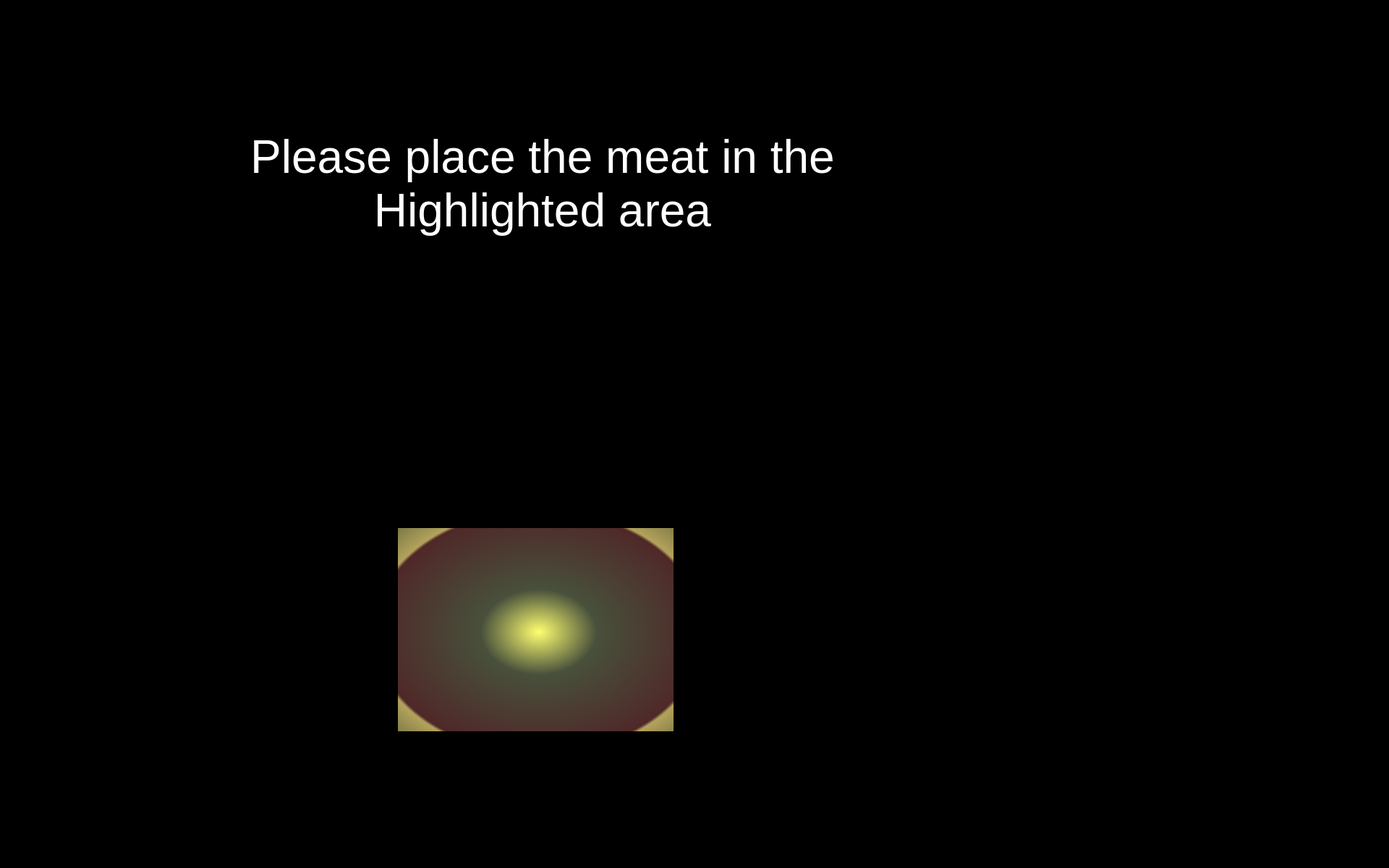
<?xml version="1.0" encoding="UTF-8"?>
<ui version="4.0">
 <class>Step_1_UI</class>
 <widget class="QWidget" name="Step_1_UI">
  <property name="windowModality">
   <enum>Qt::WindowModal</enum>
  </property>
  <property name="enabled">
   <bool>true</bool>
  </property>
  <property name="geometry">
   <rect>
    <x>0</x>
    <y>0</y>
    <width>1920</width>
    <height>1200</height>
   </rect>
  </property>
  <property name="sizePolicy">
   <sizepolicy hsizetype="Preferred" vsizetype="Preferred">
    <horstretch>0</horstretch>
    <verstretch>0</verstretch>
   </sizepolicy>
  </property>
  <property name="minimumSize">
   <size>
    <width>0</width>
    <height>0</height>
   </size>
  </property>
  <property name="maximumSize">
   <size>
    <width>1920</width>
    <height>1200</height>
   </size>
  </property>
  <property name="windowTitle">
   <string>Food Assist</string>
  </property>
  <property name="windowOpacity">
   <double>1.000000000000000</double>
  </property>
  <property name="styleSheet">
   <string notr="true">background-color: rgb(0, 0, 0);</string>
  </property>
  <widget class="QLabel" name="label_8">
   <property name="geometry">
    <rect>
     <x>550</x>
     <y>730</y>
     <width>381</width>
     <height>281</height>
    </rect>
   </property>
   <property name="styleSheet">
    <string notr="true">background-color: qradialgradient(spread:pad, cx:0.511, cy:0.511364, radius:1.199, fx:0.511, fy:0.511409, stop:0 rgba(255, 255, 112, 255), stop:0.176136 rgba(228, 255, 188, 80), stop:0.494318 rgba(252, 128, 128, 80), stop:0.505682 rgba(255, 231, 130, 179), stop:0.698864 rgba(225, 255, 162, 80), stop:1 rgba(255, 255, 255, 0));</string>
   </property>
   <property name="text">
    <string/>
   </property>
  </widget>
  <widget class="QLabel" name="start_label">
   <property name="geometry">
    <rect>
     <x>250</x>
     <y>100</y>
     <width>1000</width>
     <height>310</height>
    </rect>
   </property>
   <property name="sizePolicy">
    <sizepolicy hsizetype="Preferred" vsizetype="Preferred">
     <horstretch>0</horstretch>
     <verstretch>0</verstretch>
    </sizepolicy>
   </property>
   <property name="minimumSize">
    <size>
     <width>510</width>
     <height>310</height>
    </size>
   </property>
   <property name="maximumSize">
    <size>
     <width>1000</width>
     <height>1000</height>
    </size>
   </property>
   <property name="font">
    <font>
     <pointsize>48</pointsize>
     <weight>50</weight>
     <italic>false</italic>
     <bold>false</bold>
     <stylestrategy>PreferDefault</stylestrategy>
     <kerning>true</kerning>
    </font>
   </property>
   <property name="frameShape">
    <enum>QFrame::NoFrame</enum>
   </property>
   <property name="frameShadow">
    <enum>QFrame::Raised</enum>
   </property>
   <property name="lineWidth">
    <number>0</number>
   </property>
   <property name="text">
    <string>&lt;html&gt;&lt;head/&gt;&lt;body&gt;&lt;p&gt;&lt;span style=&quot; color:#ffffff;&quot;&gt;Please place the meat in the Highlighted area&lt;/span&gt;&lt;/p&gt;&lt;/body&gt;&lt;/html&gt;</string>
   </property>
   <property name="textFormat">
    <enum>Qt::MarkdownText</enum>
   </property>
   <property name="scaledContents">
    <bool>false</bool>
   </property>
   <property name="alignment">
    <set>Qt::AlignCenter</set>
   </property>
   <property name="wordWrap">
    <bool>true</bool>
   </property>
  </widget>
  <widget class="QPushButton" name="button_skip">
   <property name="enabled">
    <bool>true</bool>
   </property>
   <property name="geometry">
    <rect>
     <x>1450</x>
     <y>830</y>
     <width>200</width>
     <height>200</height>
    </rect>
   </property>
   <property name="sizePolicy">
    <sizepolicy hsizetype="Maximum" vsizetype="Maximum">
     <horstretch>0</horstretch>
     <verstretch>0</verstretch>
    </sizepolicy>
   </property>
   <property name="minimumSize">
    <size>
     <width>150</width>
     <height>150</height>
    </size>
   </property>
   <property name="maximumSize">
    <size>
     <width>200</width>
     <height>200</height>
    </size>
   </property>
   <property name="cursor">
    <cursorShape>OpenHandCursor</cursorShape>
   </property>
   <property name="focusPolicy">
    <enum>Qt::WheelFocus</enum>
   </property>
   <property name="contextMenuPolicy">
    <enum>Qt::DefaultContextMenu</enum>
   </property>
   <property name="icon">
    <iconset resource="resources/res.qrc">
     <normaloff>:/buttons/Button Next.svg</normaloff>:/buttons/Button Next.svg</iconset>
   </property>
   <property name="iconSize">
    <size>
     <width>200</width>
     <height>200</height>
    </size>
   </property>
   <property name="autoDefault">
    <bool>false</bool>
   </property>
   <property name="default">
    <bool>false</bool>
   </property>
   <property name="flat">
    <bool>true</bool>
   </property>
  </widget>
 </widget>
 <resources>
  <include location="resources/res.qrc"/>
 </resources>
 <connections/>
</ui>
